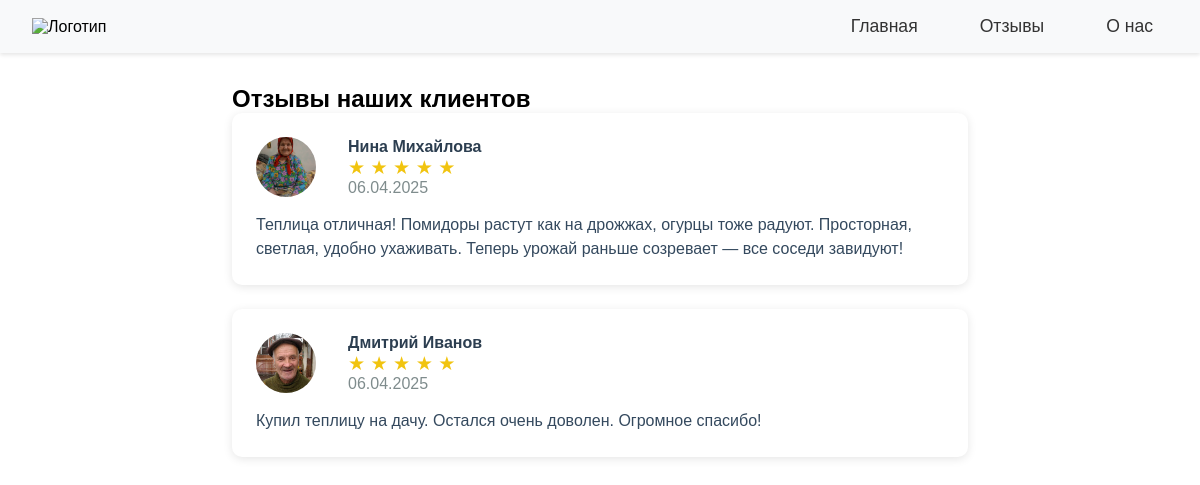
The app's page /reviews with its own data.
### app.py (models this page shows)
class Review(db.Model):
    id = db.Column(db.Integer, primary_key=True)
    author = db.Column(db.String(50), nullable=False)
    text = db.Column(db.Text, nullable=False)
    rating = db.Column(db.Integer, nullable=False)
    image = db.Column(db.String(100), default='images/reviews/default.png')
    date = db.Column(db.DateTime, default=datetime.utcnow)

### app.py (the view)
@app.route('/reviews')
def reviews():
    all_reviews = Review.query.order_by(Review.date.desc()).all()
    return render_template('reviews.html', reviews=all_reviews, phone_number="8 (911) 111-11-11")

### templates/reviews.html (shortened to what this page needs)
<!DOCTYPE html>
<html lang="ru">
<head>
    <link rel="stylesheet" href="{{ url_for('static', filename='styles.css') }}">
</head>
<body>
    <nav>
        <div class="nav-container">
            <div class="logo">
                <img src="{{ url_for('static', filename='logo.png') }}" alt="Логотип">
            </div>
            <ul class="nav-links">
                <li><a href="{{ url_for('index') }}">Главная</a></li>
                <li><a href="{{ url_for('reviews') }}">Отзывы</a></li>
                <li><a href="{{ url_for('about') }}">О нас</a></li>
            </ul>
        </div>
    </nav>
    <section class="reviews-container">
        <h1>Отзывы наших клиентов</h1>
        {% for review in reviews %}
        <div class="review-card">
            <div class="review-header">
                <div class="review-image">
                    {% if review.image %}
                        <img src="{{ url_for('static', filename=review.image) }}" alt="{{ review.author }}">
                    {% else %}
                        <img src="{{ url_for('static', filename='images/reviews/default.png') }}" alt="Default Image">
                    {% endif %}
                </div>
                <div class="review-info">
                    <span class="author">{{ review.author }}</span>
                    <div class="stars">
                        {% for i in range(review.rating) %}
                        ★
                        {% endfor %}
                    </div>
                    <span class="date">{{ review.date.strftime('%d.%m.%Y') }}</span>
                </div>
            </div>
            <p class="review-text">{{ review.text }}</p>
        </div>
        {% endfor %}
    </section>
</body>
</html>

### static/styles.css (style rules this page uses)
* { margin: 0; padding: 0; box-sizing: border-box; font-family: Arial, sans-serif; }
nav { background: #f8f9fa; padding: 1rem 2rem; box-shadow: 0 2px 4px rgba(0, 0, 0, 0.1); }
.nav-container { display: flex; justify-content: space-between; align-items: center; max-width: 1200px; margin: 0 auto; }
.nav-links { display: flex; gap: 2rem; list-style: none; }
.nav-links a { text-decoration: none; color: #2c3e50; font-size: 1.1rem; transition: color 0.3s ease; }
.reviews-container { max-width: 800px; margin: 2rem auto; padding: 0 2rem; }
.review-card { background: #fff; border-radius: 10px; box-shadow: 0 2px 10px rgba(0, 0, 0, 0.1); padding: 1.5rem; margin-bottom: 1.5rem; }
.review-header { display: flex; align-items: center; margin-bottom: 1rem; gap: 1rem; }
.author { font-weight: bold; color: #2c3e50; }
.stars { color: #f1c40f; font-size: 1.2rem; }
.date { color: #7f8c8d; margin-left: auto; }
.review-text { line-height: 1.6; color: #34495e; }
.review-image { width: 60px; height: 60px; border-radius: 50%; overflow: hidden; margin-right: 1rem; flex-shrink: 0; background-color: #f0f0f0; }
.review-image img { width: 100%; height: 100%; object-fit: cover; }
.review-header { display: flex; align-items: center; margin-bottom: 1rem; }
.review-info { flex-grow: 1; }
.review-text { white-space: pre-wrap; word-wrap: break-word; overflow-wrap: break-word; max-width: 100%; margin-top: 10px; line-height: 1.5; }
.nav-links li a { color: #333; text-decoration: none; padding: 8px 15px; border-radius: 4px; transition: background-color 0.3s; }

### records on screen
Review: image (picture), author "Нина Михайлова", rating 5 (drawn), date "06.04.2025", text "Теплица отличная! Помидоры растут как на дрожжах, огурцы тоже радуют. Просторная, светлая, удобно ухаживать. Теперь урожай раньше созревает — все соседи завидуют!"
Review: image (picture), author "Дмитрий Иванов", rating 5 (drawn), date "06.04.2025", text "Купил теплицу на дачу. Остался очень доволен. Огромное спасибо!"
